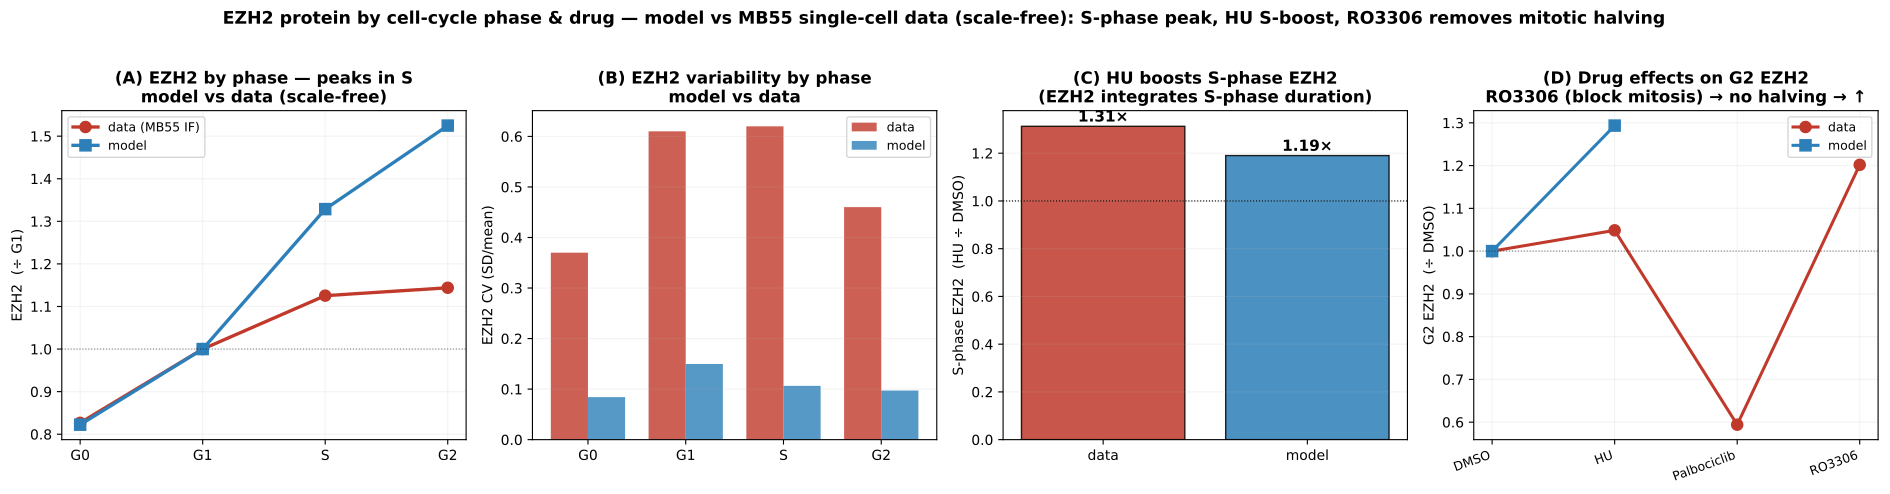

The Python source for this figure:
"""Model vs data: EZH2 protein by cell-cycle phase, across drug treatments (MB55 IF, Apr 2026).

The model's EZH2 is an E2f-gated, stable protein that INTEGRATES S-phase and is HALVED at division.
The single-cell IF data test each of those. Scale-free: only shapes / CVs / phase-ratios are used
(absolute fluorescence a.u. are arbitrary) -- EZH2 by phase is normalized to G1.

We sample an asynchronous cycling MB population over time, bin each sample by phase, and compare the
model's EZH2-by-phase to the data, for four conditions:
  DMSO        -- baseline: expect EZH2 rise G0->G1->S, peaking S (data key finding)
  HU (10 uM)  -- fork slowdown lengthens S: expect S-phase EZH2 BOOST (~1.31x; EZH2 integrates S)
  Palbociclib -- CDK4/6i: expect lower cycling EZH2 (E2f-gated synthesis off)
  RO3306      -- CDK1i, blocks mitosis: no division -> no EZH2 halving -> G2 EZH2 stays high (data:
                 removes the ~19% low-EZH2 post-mitotic G2 subpopulation)

Phase calls (model analogs of the pRb/DAPI/PCNA gates): S = active forks (aRc>0.05); G2 = 4N (Dna>0.9)
& post-S; G0/G1 = 2N & not-S, split by E2f (commitment ~ the data's pRb 'dividing vs not').

Run:  ./venv/bin/python simulations/sim_ezh2_phase_validation.py [--fresh]
"""
import sys, os
sys.path.insert(0, os.path.dirname(os.path.dirname(os.path.abspath(__file__))))
import numpy as np
import matplotlib
matplotlib.use('Agg')
import matplotlib.pyplot as plt
import tellurium as te
from src.build_model_v44_heldt import build_model_v44

FRESH = '--fresh' in sys.argv
CACHE = 'simulations/sim_ezh2_phase_validation_cache.npz'
N = 8
KTL0 = 0.801
CD_SDLOG = 0.633
T_END, SETTLE = 16000, 6000
DRUGS = {'DMSO': {}, 'HU': {'HU': 1.0}, 'Palbociclib': {'kPhRbCd': 0.0}, 'RO3306': {'k25': 0.0}}

# --- DATA (scale-free): DMSO EZH2 by phase (÷G1) and CV; drug S-boost etc. ---
DATA_RATIO_G1 = {'G0': 21.705 / 26.251, 'G1': 1.0, 'S': 29.545 / 26.251, 'G2': 30.031 / 26.251}
DATA_CV = {'G0': 0.37, 'G1': 0.61, 'S': 0.62, 'G2': 0.46}
DATA_S_BOOST_HU = 38.784 / 29.545        # 1.31x
DATA_DRUG_G2 = {'DMSO': 1.0, 'HU': 31.49 / 30.03, 'Palbociclib': 17.84 / 30.03, 'RO3306': 36.09 / 30.03}

M = build_model_v44(with_ezh2=True, with_hh=True)
MB = dict(SHH=0.5, HHi=0.0, MYCN_amplification=2.8, Ptch1_copy_number=0.1, p16=0.306, p18=1.553, kSyP21=0.002)
_R = te.loada(M); _R.integrator.setValue('relative_tolerance', 1e-6)
try: _R.integrator.setValue('maximum_num_steps', 400000)
except Exception: pass
PHASES = ['G0', 'G1', 'S', 'G2']


def trace(cd_scale, drug):
    _R.reset()
    for k, v in MB.items(): _R[k] = v
    _R['k_Cd_translation'] = float(KTL0 * cd_scale)
    for k, v in drug.items(): _R[k] = v
    for atol in (1e-9, 1e-8, 1e-7, 1e-6):
        try:
            _R.integrator.setValue('absolute_tolerance', atol)
            d = _R.simulate(0, T_END, int(T_END / 2), selections=['time', 'EZH2', 'Dna', 'aRc', 'E2f', 'MPF'])
            m = d['time'] >= SETTLE
            return d['EZH2'][m], d['Dna'][m], d['aRc'][m], d['E2f'][m]
        except Exception:
            continue
    return None


def classify(dna, arc, e2f, e2f_thr):
    ph = np.full(len(dna), '', dtype='<U2')
    inS = arc > 0.05
    inG2 = (~inS) & (dna > 0.9)
    in2N = (~inS) & (dna <= 0.9)
    ph[inS] = 'S'; ph[inG2] = 'G2'
    ph[in2N & (e2f >= e2f_thr)] = 'G1'; ph[in2N & (e2f < e2f_thr)] = 'G0'
    return ph


if FRESH or not os.path.exists(CACHE):
    rng = np.random.default_rng(7)
    cd_scale = np.clip(np.exp(rng.normal(0.0, CD_SDLOG, N)), 0.3, 4.0)
    pooled = {}     # drug -> dict(EZH2, Dna, aRc, E2f)
    for drug, dp in DRUGS.items():
        EZ, DN, AR, E2 = [], [], [], []
        for i in range(N):
            r = trace(cd_scale[i], dp)
            if r is None:
                continue
            ez, dn, ar, e2 = r
            EZ.append(ez); DN.append(dn); AR.append(ar); E2.append(e2)
        pooled[drug] = dict(EZH2=np.concatenate(EZ), Dna=np.concatenate(DN), aRc=np.concatenate(AR), E2f=np.concatenate(E2))
        print(f"  {drug:12s} samples {len(pooled[drug]['EZH2'])}", flush=True)
    # E2f threshold from DMSO 2N cells (median)
    dm = pooled['DMSO']; twoN = (dm['aRc'] <= 0.05) & (dm['Dna'] <= 0.9)
    e2f_thr = float(np.median(dm['E2f'][twoN]))
    np.savez(CACHE, e2f_thr=e2f_thr,
             **{f'{d}_{k}': pooled[d][k] for d in DRUGS for k in ['EZH2', 'Dna', 'aRc', 'E2f']})
    print('cached ->', CACHE, flush=True)

z = np.load(CACHE)
e2f_thr = float(z['e2f_thr'])
pooled = {d: {k: z[f'{d}_{k}'] for k in ['EZH2', 'Dna', 'aRc', 'E2f']} for d in DRUGS}
cv = lambda x: np.std(x) / np.mean(x) if len(x) else np.nan

# per-phase EZH2 (median + CV) per drug
byphase = {}
for d in DRUGS:
    ph = classify(pooled[d]['Dna'], pooled[d]['aRc'], pooled[d]['E2f'], e2f_thr)
    byphase[d] = {p: pooled[d]['EZH2'][ph == p] for p in PHASES}

dm = byphase['DMSO']
g1med = np.median(dm['G1']) if len(dm['G1']) else np.nan
model_ratio = {p: (np.median(dm[p]) / g1med if len(dm[p]) else np.nan) for p in PHASES}
model_cv = {p: cv(dm[p]) for p in PHASES}
# HU S-boost (model)
hu_S = np.median(byphase['HU']['S']) if len(byphase['HU']['S']) else np.nan
dm_S = np.median(dm['S'])
model_S_boost_HU = hu_S / dm_S
# drug G2 EZH2 (model, ÷DMSO G2)
dmg2 = np.median(dm['G2'])
model_drug_g2 = {d: (np.median(byphase[d]['G2']) / dmg2 if len(byphase[d]['G2']) else np.nan) for d in DRUGS}
print(f"\nmodel EZH2 ÷G1: {[f'{p} {model_ratio[p]:.2f}' for p in PHASES]}")
print(f"model CV: {[f'{p} {model_cv[p]:.2f}' for p in PHASES]}")
print(f"HU S-boost: model {model_S_boost_HU:.2f}  data {DATA_S_BOOST_HU:.2f}")
print(f"drug G2 ÷DMSO: model {[(d, round(model_drug_g2[d],2)) for d in DRUGS]}")

fig, ax = plt.subplots(1, 4, figsize=(19, 4.8))
x = np.arange(len(PHASES))

# (A) EZH2 by phase, model vs data (÷G1)
ax[0].plot(x, [DATA_RATIO_G1[p] for p in PHASES], '-o', color='#c0392b', lw=2.4, ms=8, label='data (MB55 IF)')
ax[0].plot(x, [model_ratio[p] for p in PHASES], '-s', color='#2c7fb8', lw=2.4, ms=8, label='model')
ax[0].set_xticks(x); ax[0].set_xticklabels(PHASES); ax[0].axhline(1, color='k', ls=':', lw=0.8, alpha=0.5)
ax[0].set_ylabel('EZH2  (÷ G1)'); ax[0].set_title('(A) EZH2 by phase — peaks in S\nmodel vs data (scale-free)', fontweight='bold'); ax[0].legend(fontsize=9); ax[0].grid(alpha=0.15)

# (B) EZH2 CV by phase
w = 0.38
ax[1].bar(x - w/2, [DATA_CV[p] for p in PHASES], w, color='#c0392b', alpha=0.8, label='data')
ax[1].bar(x + w/2, [model_cv[p] for p in PHASES], w, color='#2c7fb8', alpha=0.8, label='model')
ax[1].set_xticks(x); ax[1].set_xticklabels(PHASES); ax[1].set_ylabel('EZH2 CV (SD/mean)')
ax[1].set_title('(B) EZH2 variability by phase\nmodel vs data', fontweight='bold'); ax[1].legend(fontsize=9); ax[1].grid(alpha=0.15, axis='y')

# (C) HU S-phase boost (EZH2 integrates S)
ax[2].bar(['data', 'model'], [DATA_S_BOOST_HU, model_S_boost_HU], color=['#c0392b', '#2c7fb8'], alpha=0.85, edgecolor='k')
ax[2].axhline(1, color='k', ls=':', lw=0.8)
for i, v in enumerate([DATA_S_BOOST_HU, model_S_boost_HU]):
    ax[2].text(i, v + 0.02, f'{v:.2f}×', ha='center', fontsize=11, fontweight='bold')
ax[2].set_ylabel('S-phase EZH2  (HU ÷ DMSO)'); ax[2].set_title('(C) HU boosts S-phase EZH2\n(EZH2 integrates S-phase duration)', fontweight='bold'); ax[2].grid(alpha=0.15, axis='y')

# (D) drug effect on G2 EZH2 (÷DMSO): HU↑, Palbo↓, RO3306↑ (no mitotic halving)
dd = list(DRUGS)
ax[3].plot(range(len(dd)), [DATA_DRUG_G2[d] for d in dd], '-o', color='#c0392b', lw=2.2, ms=8, label='data')
ax[3].plot(range(len(dd)), [model_drug_g2[d] for d in dd], '-s', color='#2c7fb8', lw=2.2, ms=8, label='model')
ax[3].axhline(1, color='k', ls=':', lw=0.8, alpha=0.5)
ax[3].set_xticks(range(len(dd))); ax[3].set_xticklabels(dd, rotation=20, ha='right', fontsize=9)
ax[3].set_ylabel('G2 EZH2  (÷ DMSO)'); ax[3].set_title('(D) Drug effects on G2 EZH2\nRO3306 (block mitosis) → no halving → ↑', fontweight='bold'); ax[3].legend(fontsize=9); ax[3].grid(alpha=0.15)

fig.suptitle('EZH2 protein by cell-cycle phase & drug — model vs MB55 single-cell data (scale-free): S-phase peak, HU S-boost, RO3306 removes mitotic halving',
             fontsize=12.5, fontweight='bold', y=1.02)
plt.tight_layout()
plt.savefig('simulations/sim_ezh2_phase_validation.png', dpi=150, bbox_inches='tight')
plt.savefig('simulations/sim_ezh2_phase_validation.pdf', bbox_inches='tight')
plt.close()
print('Saved sim_ezh2_phase_validation.png')
